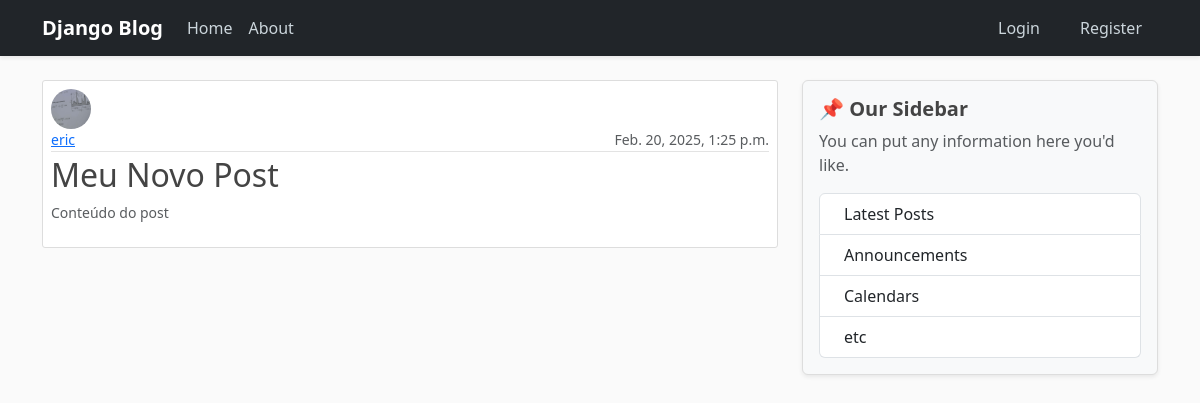
Screenshot of /post/11/ with the database file from the repository.
### myapp/models.py (models this page shows, shortened)
class Post(models.Model):
    title = models.CharField(max_length=100)
    content = models.TextField()
    date_posted = models.DateTimeField(default=timezone.now)
    author = models.ForeignKey(User, on_delete=models.CASCADE)

### users/models.py (models this page shows, shortened)
class Profile(models.Model):
    user = models.OneToOneField(User, on_delete=models.CASCADE)
    image = models.ImageField(default='default.jpg', upload_to='profile_pics')

### myapp/views.py (the view)
# urls.py: path('post/<int:pk>/',PostDetailView.as_view(), name='post_detail'),
class PostDetailView(DetailView):
    model = Post
    template_name = 'HTML/post_detail.html'

### myapp/Templates/HTML/post_detail.html (shortened to what this page needs)
{% extends "HTML/base.html" %}
    {% block content %}
        <article class="media content-section p-2">
            <img class="rounded-circle article-img me-2" src="{{ object.author.profile.image.url }}" alt="" style="width: 40px; height: 40px;">
            <div class="media-body">
                <div class="article-metadata d-flex align-items-center justify-content-between">
                    <a class="mr-2 small" href="{% url 'user_post' object.author.username %}">{{ object.author }}</a>
                    <small class="text-muted">{{ object.date_posted }}</small>
                </div>
                <h2 class="article-title text-truncate">{{ object.title }}</h2>
                <p class="article-content small text-muted text-truncate">{{ object.content }}</p>
            </div>
        </article>
    {% endblock content %}

### myapp/static/css/main.css (style rules this page uses)
body { background: #fafafa; color: #333333; margin-top: 5rem; }
h1, h2, h3, h4, h5, h6 { color: #444444; }
.content-section { background: #ffffff; padding: 10px 20px; border: 1px solid #dddddd; border-radius: 3px; margin-bottom: 20px; }
.article-title { color: #444444; }
.article-content { white-space: pre-line; }
.article-img { height: 65px; width: 65px; margin-right: 16px; }
.article-metadata { padding-bottom: 1px; margin-bottom: 4px; border-bottom: 1px solid #e3e3e3 }

### rows the page displays
Post: author.profile.image (picture), author "eric", date_posted "Feb. 20, 2025, 1:25 p.m.", title "Meu Novo Post", content "Conteúdo do post"
